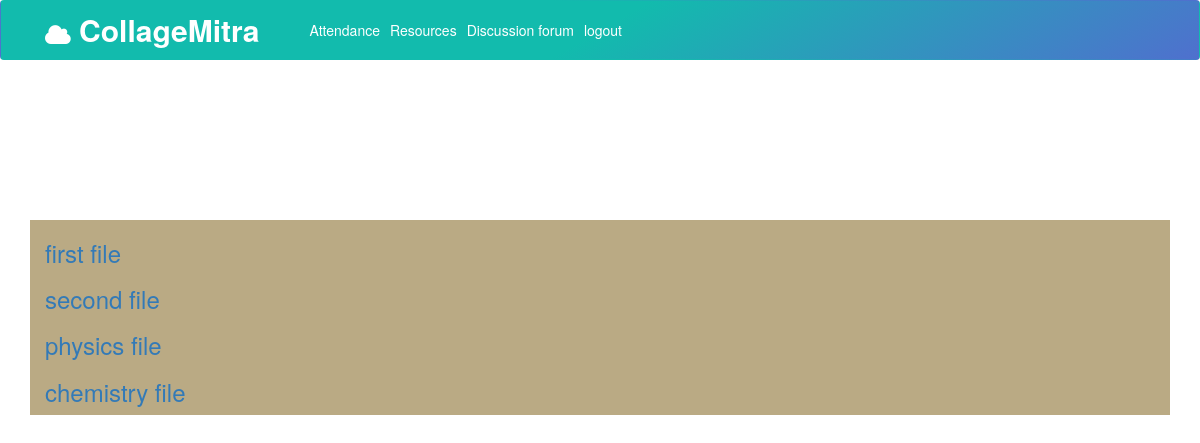
The page /studteach/myresources/ (signed in) on the database its author committed.
### studteach/models.py (models this page shows)
class Document(models.Model):
    description = models.CharField(max_length=255, blank=True)
    document = models.FileField(upload_to='documents/')
    uploaded_at = models.DateTimeField(auto_now_add=True)

### studteach/views.py (the view)
class MyResources(TemplateView):
	template_name = 'studteach/resources.html'
	def get(self,request):
		resources = Document.objects.all()
		args = {'resources':resources}
		return render(request,self.template_name, args)

### studteach/templates/studteach/resources.html
{% extends 'base.html' %}
{% block body %}
<br>
        <br>
        <br>
        <br>
        <br>
        <br>
        <br>
        <div class="container"  style="background-color: #baaa84">
      {% for reso in resources %}
        {% if reso.description %}
          <a href="{{reso.document.url}}"> <h3>{{ reso.description }}</h3></a>
  {% endif %}
  {%endfor%}
  </div>
{% endblock %}

### rows shown on the page
Document: description "first file"
Document: description "second file"
Document: description "physics file"
Document: description "chemistry file"
